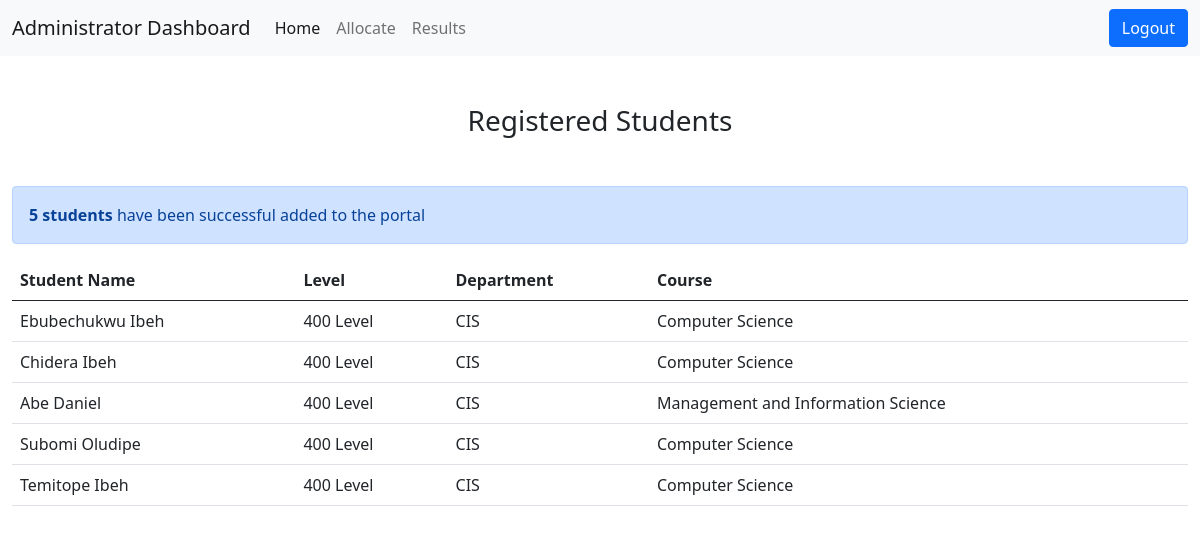
Page /dashboard/admin/students (signed in) on the committed database.
### accounts/models.py (models this page shows, shortened)
class Students(models.Model):
    LEVEL = (
        ('400 Level', '400 Level'),
        ('500 Level', '500 Level'),
    )
    DEPARTMENT = (
        ('CIS', 'Computer and Information Science'),
    )
    COURSE = (
        ('Computer Science', 'Computer Science'),
        ('Management and Information Science', 'Management and Information Science'),
    )
    student = models.OneToOneField(User, on_delete=models.CASCADE, null=False)
    level = models.CharField(max_length=200, choices=LEVEL)
    department = models.CharField(max_length=200, choices=DEPARTMENT)
    course = models.CharField(max_length=200, choices=COURSE)
    class Meta:
        verbose_name_plural = 'Students'

### accounts/views.py (the view)
# urls.py: path('dashboard/admin/students', views.total_students, name='total_students'),
@login_required
def total_students(request):
    mystudents = Students.objects.all()
    mystudents_count = mystudents.count()
    context ={
        'mystudents' : mystudents,
        'mystudents_count' : mystudents_count
    }
    return render(request, 'accounts/admin/total_students.html', context)

### accounts/models.py (called while the page is built)
def get_full_name(self):
    return str(self.first_name) + " " + str(self.last_name)

### accounts/templates/accounts/admin/total_students.html (shortened to what this page needs)
{% extends "accounts/admin/base_admin.html" %}
{% load static %}
{% block content %}
<div class="text-center mt-5 mb-5">
    <h3>Registered Students</h3>
</div>
<div class="alert alert-primary mt-3 role="alert">
    <strong>{{ mystudents_count }}{% if mystudents_count == 0 %} student {% else %} students {% endif %}</strong> have been successful added to the portal
</div>
<table class="table table-hover">
    <thead>
      <tr>
        <th scope="col">Student Name</th>
        <th scope="col">Level</th>
        <th scope="col">Department</th>
        <th scope="col">Course</th>
      </tr>
    </thead>
    <tbody>
        {% for student  in mystudents %}
        <tr>
            <td>{{ student.student }}</td>
            <td>{{ student.level }}</td>
            <td>{{ student.department }}</td>
            <td>{{ student.course }}</td>
          </tr>
        {% endfor %}
    </tbody>
  </table>
{% endblock %}

### rows in the picture
Students: student "Ebubechukwu Ibeh", level "400 Level", department "CIS", course "Computer Science"
Students: student "Chidera Ibeh", level "400 Level", department "CIS", course "Computer Science"
Students: student "Abe Daniel", level "400 Level", department "CIS", course "Management and Information Science"
Students: student "Subomi Oludipe", level "400 Level", department "CIS", course "Computer Science"
Students: student "Temitope Ibeh", level "400 Level", department "CIS", course "Computer Science"

### other values in the picture
{{ mystudents_count }} "5"
